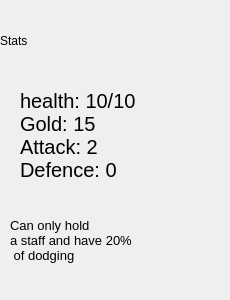
      <widget class="QWidget" name="statsMage">
       <property name="styleSheet">
        <string notr="true">QWidget#statsMage{
	border-image: url(:/Images/Images/Button/statsBox.png);
	background-color: qlineargradient(spread:pad, x1:0, y1:0, x2:1, y2:1, stop:0.0140845 rgba(255, 255, 0, 185), stop:1 rgba(255, 255, 255, 255));
}</string>
       </property>
       <widget class="QLabel" name="lbl_Stats_3">
        <property name="geometry">
         <rect>
          <x>0</x>
          <y>10</y>
          <width>221</width>
          <height>61</height>
         </rect>
        </property>
        <property name="text">
         <string>Stats</string>
        </property>
       </widget>
       <widget class="QLabel" name="lbl_mageStats">
        <property name="geometry">
         <rect>
          <x>20</x>
          <y>80</y>
          <width>181</width>
          <height>111</height>
         </rect>
        </property>
        <property name="styleSheet">
         <string notr="true">font: 15pt;
qproperty-alignment: AlignLeft;</string>
        </property>
        <property name="text">
         <string>health: 10/10
Gold: 15
Attack: 2
Defence: 0</string>
        </property>
       </widget>
       <widget class="QLabel" name="lbl_mageSpe">
        <property name="geometry">
         <rect>
          <x>10</x>
          <y>190</y>
          <width>201</width>
          <height>101</height>
         </rect>
        </property>
        <property name="styleSheet">
         <string notr="true">font: 10pt;</string>
        </property>
        <property name="text">
         <string>Can only hold
a staff and have 20%
 of dodging</string>
        </property>
       </widget>
      </widget>
